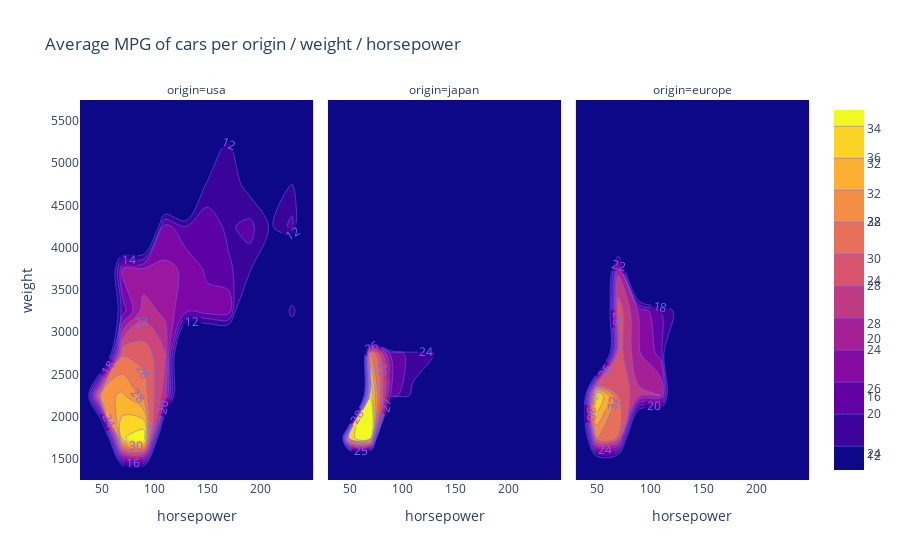

The notebook cell this image was saved under:
### Code cell
# show mean mpg of cars
fig = px.density_contour(df, x='horsepower', y='weight', z='mpg', 
                         histfunc='avg',
                         facet_col='origin', title='Average MPG of cars per origin / weight / horsepower')
fig.update_traces(contours_coloring="fill", contours_showlabels = True)
fig.show()

### Figure 1 — Plotly figure (JSON) as saved in the notebook; plotly's stock layout.template omitted (floating-point values rounded to 4 significant figures; data arrays with more than 128 entries replaced by an {"elided": "..."} marker saying what was removed)
{"data": [{"contours": {"coloring": "fill", "showlabels": true}, "histfunc": "avg", "hovertemplate": "origin=usa<br>horsepower=%{x}<br>weight=%{y}<br>avg of mpg=%{z}<extra></extra>", "legendgroup": "", "line": {"color": "#636efa"}, "name": "", "showlegend": false, "type": "histogram2dcontour", "x": {"elided": "249 int values"}, "xaxis": "x", "xbingroup": "x", "y": {"elided": "249 int values"}, "yaxis": "y", "ybingroup": "y", "z": {"elided": "249 float values"}}, {"contours": {"coloring": "fill", "showlabels": true}, "histfunc": "avg", "hovertemplate": "origin=japan<br>horsepower=%{x}<br>weight=%{y}<br>avg of mpg=%{z}<extra></extra>", "legendgroup": "", "line": {"color": "#636efa"}, "name": "", "showlegend": false, "type": "histogram2dcontour", "x": [95, 88, 88, 95, 65, 69, 95, 97, 92, 97, 88, 88, 94, 90, 122, 67, 65, 52, 61, 97, 93, 75, 96, 97, 53, 53, 70, 75, 108, 68, 70, 75, 67, 97, 110, 52, 70, 60, 95, 97, 95, 97, 68, 65, 65, 60, 65, 90, 75, 92, 75, 65, 65, 67, 67, 132, 100, 72, 58, 60, 67, 65, 62, 68, 75, 75, 100, 74, 116, 120, 68, 68, 88, 75, 70, 67, 67, 67, 96], "xaxis": "x2", "xbingroup": "x", "y": [2372, 2130, 2130, 2228, 1773, 1613, 2278, 2330, 2288, 2506, 2100, 2279, 2379, 2124, 2807, 1950, 1836, 1649, 2003, 2489, 2391, 2171, 2702, 2545, 1795, 1795, 1990, 2155, 2930, 2045, 1945, 2265, 1985, 2815, 2720, 1985, 2070, 1800, 2560, 2300, 2515, 2405, 2135, 1975, 2020, 1968, 2019, 2711, 2542, 2434, 2265, 2110, 2110, 1850, 2145, 2910, 2420, 2290, 1755, 1760, 2065, 1975, 2050, 1985, 2210, 2350, 2615, 2635, 2900, 2930, 2025, 1970, 2160, 2205, 2245, 1965, 1965, 1995, 2665], "yaxis": "y2", "ybingroup": "y", "z": [24, 27, 27, 25, 31, 35, 24, 19, 28, 23, 27, 20, 22, 18, 20, 31, 32, 31, 32, 24, 26, 29, 24, 24, 33, 33, 32, 28, 19, 31.5, 33.5, 26, 30, 22, 21.5, 32.8, 39.4, 36.1, 27.5, 27.2, 21.1, 23.9, 29.5, 34.1, 31.8, 38.1, 37.2, 29.8, 31.3, 37, 32.2, 46.6, 40.8, 44.6, 33.8, 32.7, 23.7, 32.4, 39.1, 35.1, 32.3, 37, 37.7, 34.1, 33.7, 32.4, 32.9, 31.6, 25.4, 24.2, 37, 31, 36, 36, 34, 38, 32, 38, 32]}, {"contours": {"coloring": "fill", "showlabels": true}, "histfunc": "avg", "hovertemplate": "origin=europe<br>horsepower=%{x}<br>weight=%{y}<br>avg of mpg=%{z}<extra></extra>", "legendgroup": "", "line": {"color": "#636efa"}, "name": "", "showlegend": false, "type": "histogram2dcontour", "x": [46, 87, 90, 95, 113, 90, 70, 76, 60, 54, 112, 76, 87, 69, 46, 90, 49, 75, 91, 112, 110, 83, 67, 78, 75, 75, 67, 71, 70, 95, 88, 98, 115, 86, 81, 83, 70, 71, 102, 88, 120, 58, 78, 78, 110, 48, 103, 125, 115, 133, 71, 71, 77, 71, 69, 76, 78, 48, 48, 67, 67, null, 62, 88, 74, null, 80, 76, 74, 52], "xaxis": "x3", "xbingroup": "x", "y": [1835, 2672, 2430, 2375, 2234, 2123, 2074, 2065, 1834, 2254, 2933, 2511, 2979, 2189, 1950, 2265, 1867, 2158, 2582, 2868, 2660, 2219, 1963, 2300, 2108, 2246, 2000, 2223, 1937, 2694, 2957, 2945, 2671, 2464, 2220, 2202, 1937, 1825, 3150, 3270, 3820, 1825, 1940, 2190, 2600, 1985, 2830, 3140, 2795, 3410, 1990, 1925, 3530, 3190, 2130, 2144, 2188, 2085, 2335, 2950, 3250, 1835, 1845, 2500, 2190, 2320, 3230, 3160, 1980, 2130], "yaxis": "y3", "ybingroup": "y", "z": [26, 25, 24, 25, 26, 28, 30, 30, 27, 23, 18, 22, 21, 26, 26, 26, 29, 24, 20, 19, 24, 29, 26, 26, 24, 26, 31, 25, 29, 23, 23, 22, 25, 28, 25, 27, 29, 29.5, 20, 19, 16.5, 36, 29, 30.5, 21.5, 43.1, 20.3, 17, 21.6, 16.2, 31.5, 31.9, 25.4, 27.2, 37.3, 41.5, 34.3, 44.3, 43.4, 36.4, 30, 40.9, 29.8, 35, 33, 34.5, 28.1, 30.7, 36, 44]}], "layout": {"annotations": [{"font": {}, "showarrow": false, "text": "origin=usa", "x": 0.16, "xanchor": "center", "xref": "paper", "y": 1, "yanchor": "bottom", "yref": "paper"}, {"font": {}, "showarrow": false, "text": "origin=japan", "x": 0.5, "xanchor": "center", "xref": "paper", "y": 1, "yanchor": "bottom", "yref": "paper"}, {"font": {}, "showarrow": false, "text": "origin=europe", "x": 0.84, "xanchor": "center", "xref": "paper", "y": 1, "yanchor": "bottom", "yref": "paper"}], "legend": {"tracegroupgap": 0}, "title": {"text": "Average MPG of cars per origin / weight / horsepower"}, "xaxis": {"anchor": "y", "domain": [0, 0.32], "title": {"text": "horsepower"}}, "xaxis2": {"anchor": "y2", "domain": [0.34, 0.66], "matches": "x", "title": {"text": "horsepower"}}, "xaxis3": {"anchor": "y3", "domain": [0.68, 1.0], "matches": "x", "title": {"text": "horsepower"}}, "yaxis": {"anchor": "x", "domain": [0, 1], "title": {"text": "weight"}}, "yaxis2": {"anchor": "x2", "domain": [0, 1], "matches": "y", "showticklabels": false}, "yaxis3": {"anchor": "x3", "domain": [0, 1], "matches": "y", "showticklabels": false}}}
